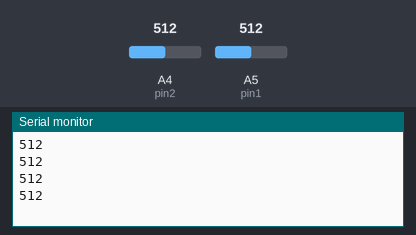
A sketch run on a simulated Arduino Uno, built with avr-gcc and run on an emulated ATmega328P. On the bench: the last lines printed to the serial monitor. Inputs (shaded band) come from the test bench; at power-on: A4 (pin2) = 512, A5 (pin1) = 512. The ROS host is connected and sends only what is stated.

Above: at 1.2 s.
1.3 s: A4 (pin2) set to 716
At 2.6 s:
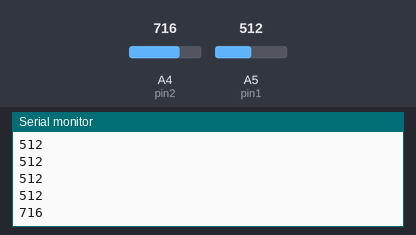
2.8 s: A5 (pin1) set to 306
At 3.5 s:
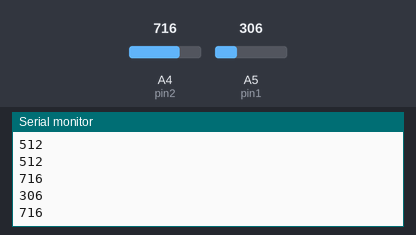
4.3 s: A4 (pin2) set to 900
At 5.6 s:
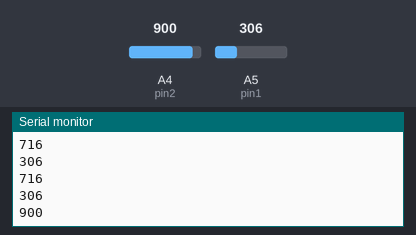
5.8 s: A5 (pin1) set to 122
At 6.8 s:
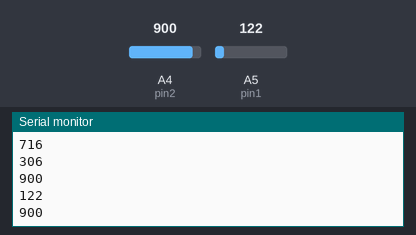
Timing chart, 0 to 8.3 s (numbered marks = the images above; inputs shaded):
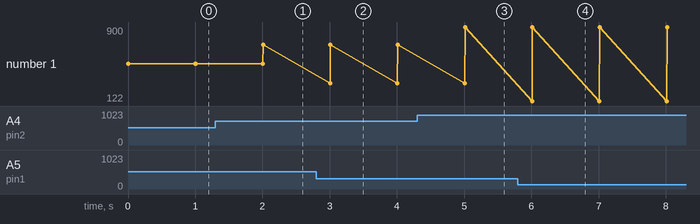

The sketch:

encoderanalogico.ino
```cpp
#include <ros.h>
#include <std_msgs/Int16.h>


//float distRoda = 7.4*3.1415;
//int qtFendas = 20;
int pin1 = A5;
int pin2 = A4;
int limiar = 0;
int pulsos1 = 0;
int pulsos2 = 0;

ros::NodeHandle encoder;
std_msgs::Int16 pulsosl;
std_msgs::Int16 pulsosr;
ros::Publisher lwheel_pub ("lwheel", &pulsosl);
ros::Publisher rwheel_pub ("rwheel", &pulsosr);


void setup() {
  Serial.begin(9600);
  encoder.initNode();
  encoder.advertise(lwheel_pub);
  encoder.advertise(rwheel_pub);

}
void contador()
{
  pulsos1++;
}
void contador2(){
  pulsos2++;
}

void atualiza(int pin, int ind){
  int inSensor = analogRead(pin);
  Serial.println(int(analogRead(pin)));
  if (inSensor > limiar) {
    if(ind == 2){
      contador2();
      pulsosl.data = pulsos2;
      lwheel_pub.publish(&pulsosl);
    } else {
      contador();
      pulsosr.data = pulsos1;
      rwheel_pub.publish(&pulsosr);
    }
  }
  encoder.spinOnce();

}


void loop() {
  atualiza(pin1, 1);
  atualiza(pin2, 2);
  delay(1000);
}
```

Measured:
- after the input at 1.3 s, the serial monitor: prints a new line after 0.71 s (image 1)
- after the input at 2.8 s, the serial monitor: prints a new line after 0.21 s (image 2)
- after the input at 4.3 s, the serial monitor: prints a new line after 0.71 s (image 3)
- after the input at 5.8 s, the serial monitor: prints a new line after 0.21 s (image 4)
- plotted number 1: 512 → 716 after the input at 1.3 s, 716 → 900 after the input at 4.3 s
